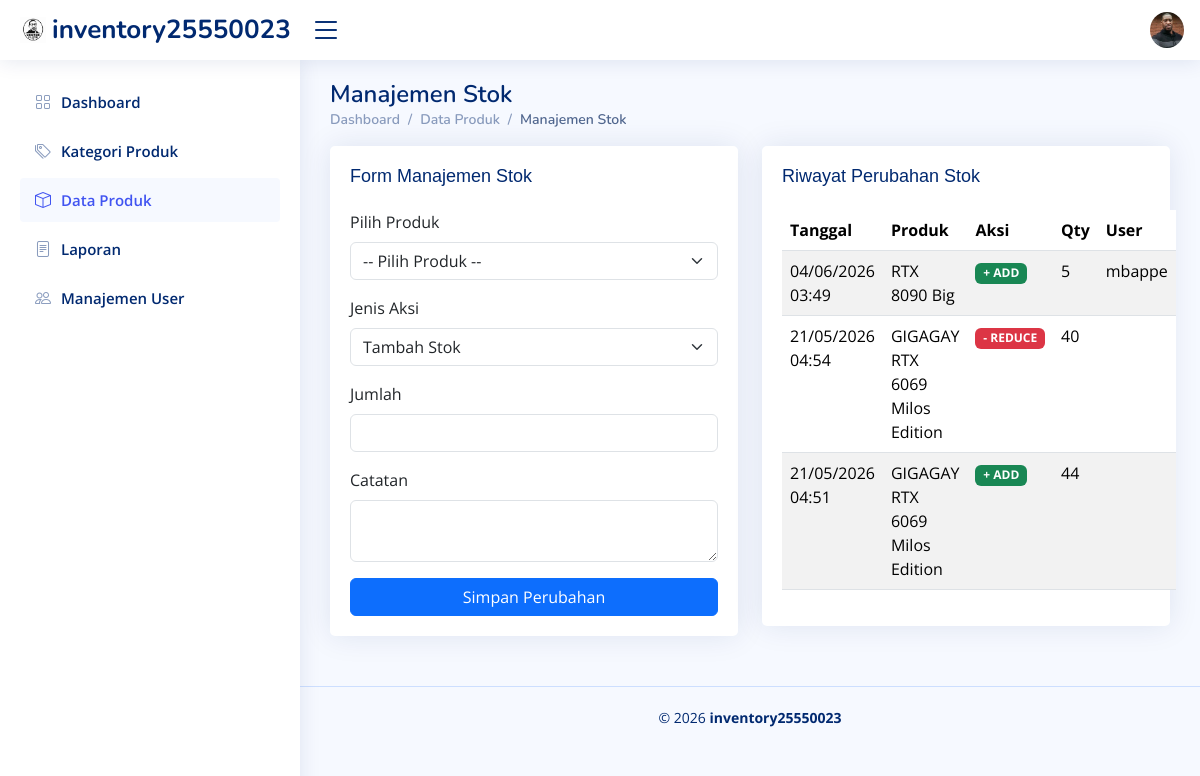
The app's page /stok.php with its own data.
### tables this page shows
CREATE TABLE `stock_logs` (
  `id` int(11) NOT NULL,
  `product_id` int(11) DEFAULT NULL,
  `change_type` enum('ADD','EDIT','REDUCE') DEFAULT NULL,
  `qty` int(11) DEFAULT NULL,
  `stock_before` int(11) DEFAULT NULL,
  `stock_after` int(11) DEFAULT NULL,
  `note` varchar(255) DEFAULT NULL,
  `created_at` timestamp NOT NULL DEFAULT current_timestamp(),
  `created_by` int(11) DEFAULT NULL
);

CREATE TABLE `products` (
  `id` int(11) NOT NULL,
  `category_id` int(11) DEFAULT NULL,
  `product_code` varchar(50) DEFAULT NULL,
  `product_name` varchar(150) DEFAULT NULL,
  `stock` int(11) DEFAULT 0,
  `min_stock` int(11) DEFAULT 5,
  `price` int(11) DEFAULT NULL,
  `gambar` varchar(255) NOT NULL,
  `created_at` timestamp NOT NULL DEFAULT current_timestamp(),
  `updated_at` timestamp NULL DEFAULT NULL
);

CREATE TABLE `users` (
  `id` int(11) NOT NULL,
  `name` varchar(100) DEFAULT NULL,
  `email` varchar(100) DEFAULT NULL,
  `password` varchar(255) DEFAULT NULL,
  `role` enum('admin','staff') DEFAULT 'staff',
  `is_active` tinyint(1) DEFAULT 1,
  `created_at` timestamp NOT NULL DEFAULT current_timestamp()
);

### stok.php (the view, shortened to what this page needs)
<?php
include "koneksi.php";
?>
<!DOCTYPE html>
<html lang="en">
<head>
  <link href="assets/vendor/bootstrap/css/bootstrap.min.css" rel="stylesheet">
  <link href="assets/vendor/bootstrap-icons/bootstrap-icons.css" rel="stylesheet">
  <link href="assets/vendor/boxicons/css/boxicons.min.css" rel="stylesheet">
  <link href="assets/vendor/quill/quill.snow.css" rel="stylesheet">
  <link href="assets/vendor/quill/quill.bubble.css" rel="stylesheet">
  <link href="assets/vendor/remixicon/remixicon.css" rel="stylesheet">
  <link href="assets/vendor/simple-datatables/style.css" rel="stylesheet">
  <link href="assets/css/style.css" rel="stylesheet">
</head>
<body>
  <header id="header" class="header fixed-top d-flex align-items-center">
    <div class="d-flex align-items-center justify-content-between">
      <a href="index.php" class="logo d-flex align-items-center">
        <img src="assets/img/log0.png" alt="">
        <span class="d-none d-lg-block">inventory25550023</span>
      </a>
      <i class="bi bi-list toggle-sidebar-btn"></i>
    </div>
    <nav class="header-nav ms-auto">
      <ul class="d-flex align-items-center">
        <li class="nav-item dropdown pe-3">
          <a class="nav-link nav-profile d-flex align-items-center pe-0" href="#" data-bs-toggle="dropdown">
            <img src="assets/img/profile-img.jpg" alt="Profile" class="rounded-circle">
          </a>
        </li>
      </ul>
    </nav>
  </header>
  <aside id="sidebar" class="sidebar">
    <ul class="sidebar-nav" id="sidebar-nav">
      <li class="nav-item">
        <a class="nav-link collapsed" href="index.php"><i class="bi bi-grid"></i><span>Dashboard</span></a>
      </li>
      <li class="nav-item">
        <a class="nav-link collapsed" href="kategori_produk.php"><i class="bi bi-tags"></i><span>Kategori Produk</span></a>
      </li>
      <li class="nav-item">
        <a class="nav-link" href="produk.php"><i class="bi bi-box"></i><span>Data Produk</span></a>
      </li>
      <li class="nav-item">
        <a class="nav-link collapsed" href="laporan.php"><i class="bi bi-file-text"></i><span>Laporan</span></a>
      </li>
      <li class="nav-item">
        <a class="nav-link collapsed" href="users.php"><i class="bi bi-people"></i><span>Manajemen User</span></a>
      </li>
    </ul>
  </aside>
  <main id="main" class="main">
    <div class="pagetitle">
      <h1>Manajemen Stok</h1>
      <nav>
        <ol class="breadcrumb">
          <li class="breadcrumb-item"><a href="index.php">Dashboard</a></li>
          <li class="breadcrumb-item">Data Produk</li>
          <li class="breadcrumb-item active">Manajemen Stok</li>
        </ol>
      </nav>
    </div>
    <section class="section">
      <div class="row">
        <div class="col-lg-6">
          <div class="card">
            <div class="card-body">
              <h5 class="card-title">Form Manajemen Stok</h5>
              <form method="POST">
                <div class="mb-3">
                  <label class="form-label">Pilih Produk</label>
                  <select name="product_id" class="form-select" required>
                    <option selected disabled>-- Pilih Produk --</option>
                  </select>
                </div>
                <div class="mb-3">
                  <label class="form-label">Jenis Aksi</label>
                  <select name="change_type" class="form-select">
                    <option value="ADD">Tambah Stok</option>
                  </select>
                </div>
                <div class="mb-3">
                  <label class="form-label">Jumlah</label>
                  <input type="number" name="qty" class="form-control" min="1" required>
                </div>
                <div class="mb-3">
                  <label class="form-label">Catatan</label>
                  <textarea name="note" class="form-control" rows="2"></textarea>
                </div>
                <button type="submit" name="submit" class="btn btn-primary w-100">Simpan Perubahan</button>
              </form>
            </div>
          </div>
        </div>
        <div class="col-lg-6">
          <div class="card">
            <div class="card-body">
              <h5 class="card-title">Riwayat Perubahan Stok</h5>
              <table class="table table-striped datatable">
                <thead>
                  <tr>
                    <th>Tanggal</th>
                    <th>Produk</th>
                    <th>Aksi</th>
                    <th>Qty</th>
                    <th>User</th>
                  </tr>
                </thead>
                <tbody>
                  <?php
                  $query = mysqli_query($conn, "SELECT sl.*, p.product_name, u.name FROM stock_logs sl
                                               LEFT JOIN products p ON sl.product_id = p.id
                                               LEFT JOIN users u ON sl.created_by = u.id
                                               ORDER BY sl.created_at DESC LIMIT 10");
                  while ($row = mysqli_fetch_assoc($query)) {
                      $badge = ($row['change_type'] == 'ADD') ? 'bg-success' : 'bg-danger';
                      $label = ($row['change_type'] == 'ADD') ? '+' : '-';
                      echo "<tr>
                              <td>".date('d/m/Y H:i', strtotime($row['created_at']))."</td>
                              <td>{$row['product_name']}</td>
                              <td><span class='badge $badge'>$label {$row['change_type']}</span></td>
                              <td>{$row['qty']}</td>
                              <td>{$row['name']}</td>
                            </tr>";
                  }
                  ?>
                </tbody>
              </table>
            </div>
          </div>
        </div>
      </div>
    </section>
  </main>
  <footer id="footer" class="footer">
    <div class="copyright">
      &copy; 2026 <strong><span>inventory25550023</span></strong>
    </div>
  </footer>
</body>
</html>

### assets/css/style.css (style rules this page uses)
:root { scroll-behavior: smooth; }
body { font-family: "Open Sans", sans-serif; background: #f6f9ff; color: #444444; }
a { color: #4154f1; text-decoration: none; }
h1, h2, h3, h4, h5, h6 { font-family: "Nunito", sans-serif; }
#main { margin-top: 60px; padding: 20px 30px; transition: all 0.3s; }
.pagetitle { margin-bottom: 10px; }
.pagetitle h1 { font-size: 24px; margin-bottom: 0; font-weight: 600; color: #012970; }
.card { margin-bottom: 30px; border: none; border-radius: 5px; box-shadow: 0px 0 30px rgba(1, 41, 112, 0.1); }
.card-title { padding: 20px 0 15px 0; font-size: 18px; font-weight: 500; color: #012970; font-family: "Poppins", sans-serif; }
.card-body { padding: 0 20px 20px 20px; }
.breadcrumb { font-size: 14px; font-family: "Nunito", sans-serif; color: #899bbd; font-weight: 600; }
.breadcrumb a { color: #899bbd; transition: 0.3s; }
.breadcrumb .breadcrumb-item::before { color: #899bbd; }
.breadcrumb .active { color: #51678f; font-weight: 600; }
.logo { line-height: 1; }
@media (min-width: 1200px) { .logo { width: 280px; } }
.logo img { max-height: 26px; margin-right: 6px; }
.logo span { font-size: 26px; font-weight: 700; color: #012970; font-family: "Nunito", sans-serif; }
.header { transition: all 0.5s; z-index: 997; height: 60px; box-shadow: 0px 2px 20px rgba(1, 41, 112, 0.1); background-color: #fff; padding-left: 20px; }
.header .toggle-sidebar-btn { font-size: 32px; padding-left: 10px; cursor: pointer; color: #012970; }
.header-nav ul { list-style: none; }
.header-nav>ul { margin: 0; padding: 0; }
.header-nav .nav-profile { color: #012970; }
.header-nav .nav-profile img { max-height: 36px; }
.sidebar { position: fixed; top: 60px; left: 0; bottom: 0; width: 300px; z-index: 996; transition: all 0.3s; padding: 20px; overflow-y: auto; scrollbar-width: thin; scrollbar-color: #aab7cf transparent; box-shadow: 0px 0px 20px rgba(1, 41, 112, 0.1); background-color: #fff; }
@media (min-width: 1200px) { #main, #footer { margin-left: 300px; } }
.sidebar-nav { padding: 0; margin: 0; list-style: none; }
.sidebar-nav li { padding: 0; margin: 0; list-style: none; }
.sidebar-nav .nav-item { margin-bottom: 5px; }
.sidebar-nav .nav-link { display: flex; align-items: center; font-size: 15px; font-weight: 600; color: #4154f1; transition: 0.3; background: #f6f9ff; padding: 10px 15px; border-radius: 4px; }
.sidebar-nav .nav-link i { font-size: 16px; margin-right: 10px; color: #4154f1; }
.sidebar-nav .nav-link.collapsed { color: #012970; background: #fff; }
.sidebar-nav .nav-link.collapsed i { color: #899bbd; }
.footer { padding: 20px 0; font-size: 14px; transition: all 0.3s; border-top: 1px solid #cddfff; }
.footer .copyright { text-align: center; color: #012970; }

### records on screen
stock_logs: created_at "04/06/2026 03:49", product.product_name "RTX 8090 Big", change_type "+", change_type "ADD", qty "5", users.name "mbappe"
stock_logs: created_at "21/05/2026 04:54", product.product_name "GIGAGAY RTX 6069 Milos Edition", change_type "-", change_type "REDUCE", qty "40"
stock_logs: created_at "21/05/2026 04:51", product.product_name "GIGAGAY RTX 6069 Milos Edition", change_type "+", change_type "ADD", qty "44"
